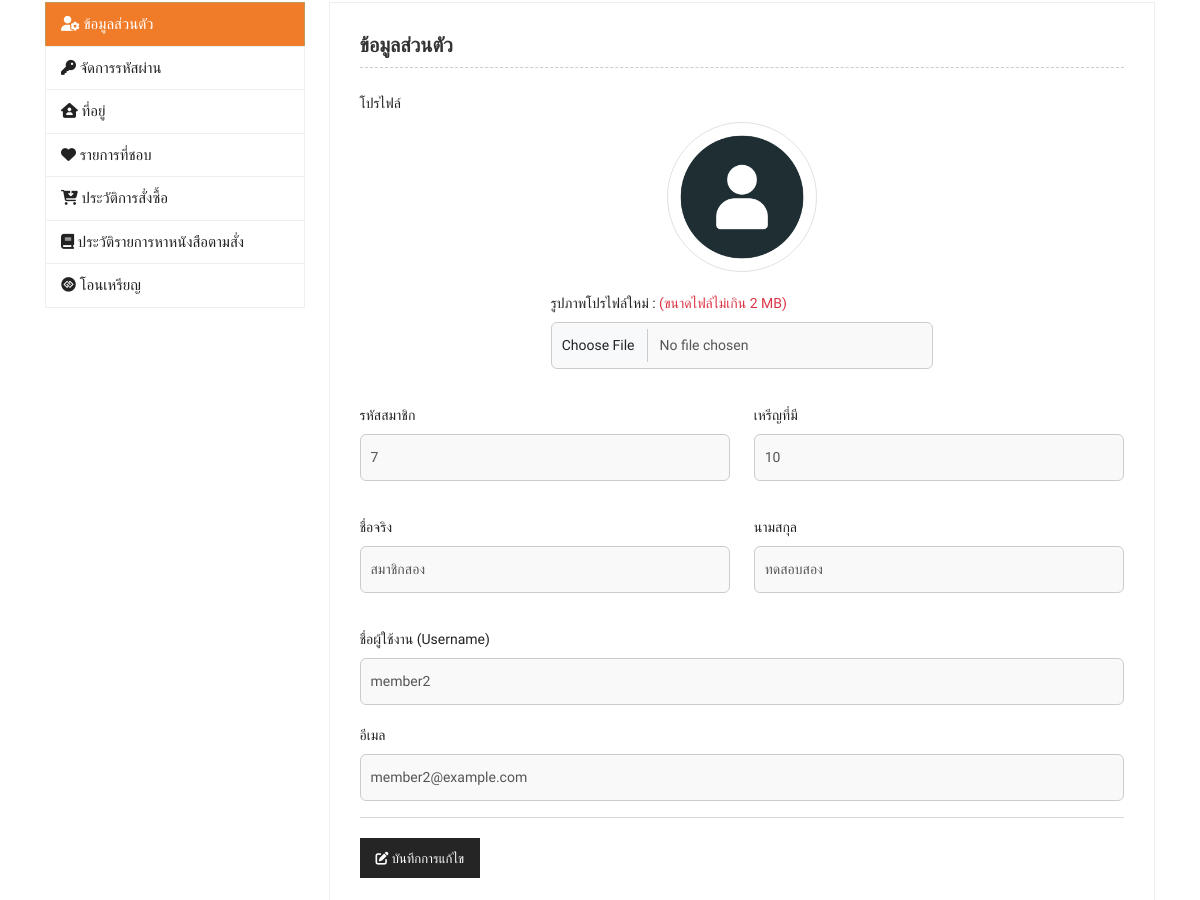
Before: /account_show.php (signed in, middle part) with the older database file.
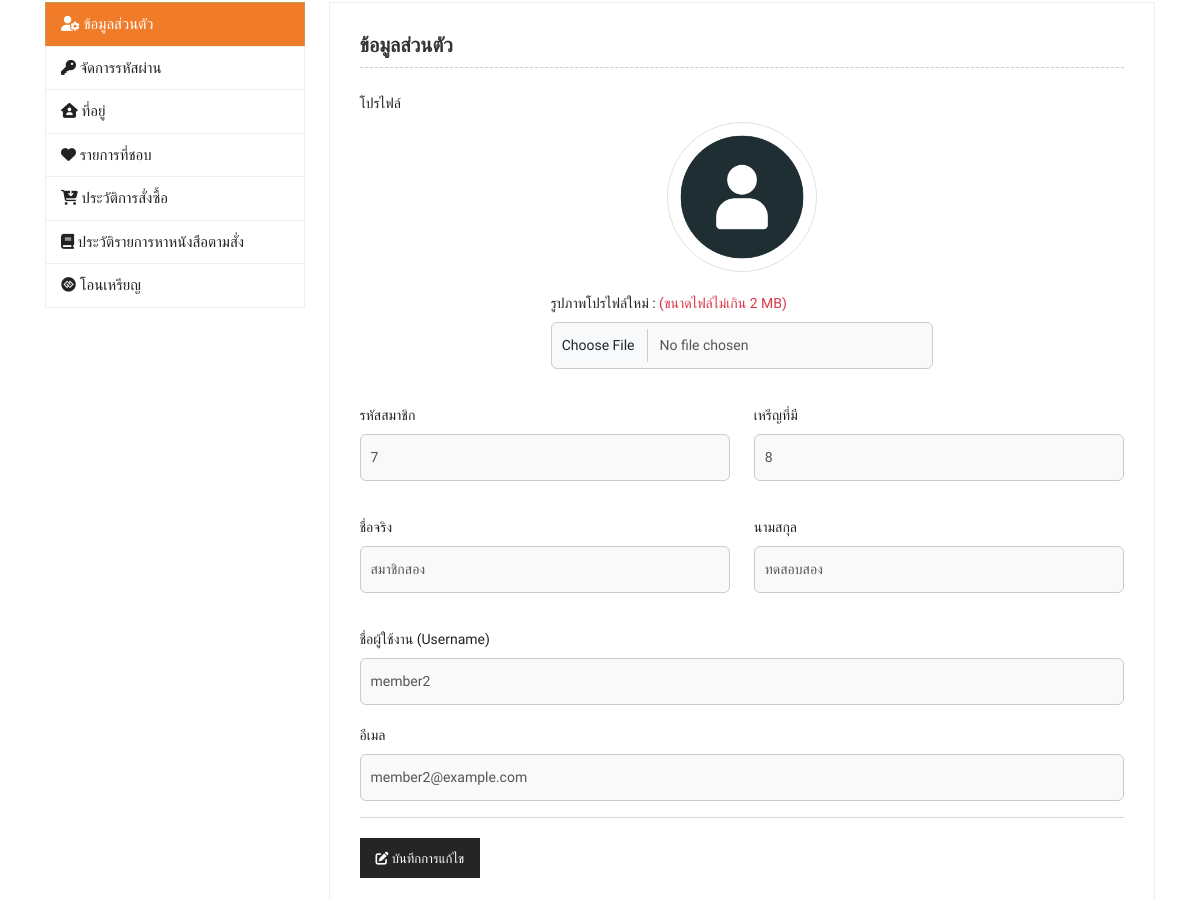
After: the same page with the newer database file.
### tables this page shows
CREATE TABLE `bs_members` (
  `mem_id` int(11) NOT NULL COMMENT 'รหัสสมาชิก',
  `mem_fname` varchar(50) NOT NULL COMMENT 'ชื่อสมาชิก',
  `mem_lname` varchar(50) NOT NULL COMMENT 'นามสกุลสมาชิก',
  `mem_coin` int(11) NOT NULL DEFAULT 0 COMMENT 'เหรียญที่มี',
  `mem_username` varchar(50) NOT NULL COMMENT 'ชื่อผู้ใช้สมาชิก',
  `mem_password` varchar(255) NOT NULL COMMENT 'รหัสผ่านสมาชิก',
  `mem_email` varchar(100) NOT NULL COMMENT 'อีเมลสมาชิก',
  `mem_status` tinyint(1) NOT NULL DEFAULT 1 COMMENT 'สถานะ 1 = ใช้งานได้, 0 = ระงับ',
  `mem_profile` varchar(100) NOT NULL COMMENT 'โปรไฟล์สมาชิก',
  `mem_time_create` timestamp NOT NULL DEFAULT current_timestamp() COMMENT 'วัน เวลาสร้าง',
  `mem_time_update` timestamp NOT NULL DEFAULT current_timestamp() ON UPDATE current_timestamp() COMMENT 'วัน เวลาอัปเดท'
);

### db/controller/BaseController.php (called while the page is built, shortened)
<?php
class BaseController
{
    public function __construct($conn)
    {
        $this->db = $conn;
    }
}

### db/controller/MemberController.php (called while the page is built, shortened)
<?php
class MemberController extends BaseController
{
    function getDetailAccountMember($memId)
    {
        try {
            $sql = "SELECT mem_id, mem_profile, mem_fname, mem_lname, mem_coin, mem_username, mem_email
                    FROM bs_members
                    WHERE mem_id = :mem_id";
            $stmt = $this->db->prepare($sql);
            $stmt->bindParam(':mem_id', $memId, PDO::PARAM_INT);
            $stmt->execute();
            $result = $stmt->fetch(PDO::FETCH_ASSOC);
            return $result;
        } catch (PDOException $e) {
            echo "<hr>Error in getDetailAccountMember : " . $e->getMessage();
            return false;
        }
    }
}
?>

### account_show.php (the view, shortened to what the changed rows need)
<?php
require_once("db/connectdb.php");
require_once("db/controller/MemberController.php");
$MemberController = new MemberController($conn);
if (empty($_SESSION['mem_id'])) {
    $_SESSION['error'] = "กรุณาเข้าสู่ระบบ";
    header("Location: login_form");
    exit;
} else {
    $memId = $_SESSION['mem_id'];
    $memProfile = $MemberController->getDetailAccountMember($memId);
}
?>
<!doctype html>
<html class="no-js" lang="en">
<head>
    <?php require_once("layouts/head.php"); ?>
</head>
<body class="cart">
    <div class="my-account-wrapper mb-70">
        <div class="container">
            <div class="section-bg-color">
                <div class="row">
                    <div class="col-lg-12">
                        <div class="myaccount-page-wrapper">
                            <div class="row">
                                <div class="col-lg-9 col-md-8">
                                    <div class="tab-content" id="myaccountContent">
                                        <div class="tab-pane fade show active" id="dashboad" role="tabpanel">
                                            <div class="myaccount-content">
                                                <div class="account-details-form">
                                                    <form id="formUpdateProfile" action="process/account_profile_edit.php" Method="post" enctype="multipart/form-data">
                                                        <div class="row">
                                                            <div class="col-lg-12 text-start">
                                                                <div class="single-input-item mb-3">
                                                                    <div class="d-flex justify-content-center">
                                                                        <div class="col-lg-6">
                                                                            <div class="text-center">
                                                                                <img class="rounded-circle mx-auto d-block img-fluid border" id="profile" src="uploads/img_member/<?php echo $memProfile['mem_profile']; ?>" style="height:150px; width:150px; object-fit:cover" alt="โปรเฟล์">
                                                                            </div>
                                                                            <br>
                                                                        </div>
                                                                    </div>
                                                                </div>
                                                            </div>
                                                            <div class="col-lg-6">
                                                                <div class="single-input-item mb-3">
                                                                    <label for="mem_id" class="form-label">รหัสสมาชิก</label>
                                                                    <input type="text" class="form-control" name="mem_id" value="<?php echo $memProfile['mem_id'] ?>" readonly>
                                                                </div>
                                                            </div>
                                                            <div class="col-lg-6">
                                                                <div class="single-input-item mb-3">
                                                                    <label for="coin" class="form-label">เหรีญที่มี</label>
                                                                    <input type="number" class="form-control" name="coin" placeholder="เหรีญที่มี" value="<?php echo $memProfile['mem_coin']; ?>" readonly>
                                                                </div>
                                                            </div>
                                                            <div class="col-lg-6">
                                                                <div class="single-input-item mb-3">
                                                                    <label for="fname" class="form-label">ชื่อจริง</label>
                                                                    <input type="text" class="form-control" name="fname" placeholder="กรุณาระบุ ชื่อจริง" value="<?php echo $memProfile['mem_fname']; ?>"  maxlength="50">
                                                                </div>
                                                            </div>
                                                            <div class="col-lg-6">
                                                                <div class="single-input-item mb-3">
                                                                    <label for="lname" class="form-label">นามสกุล</label>
                                                                    <input type="text" class="form-control" name="lname" placeholder="กรุณาระบุ นามสกุล" value="<?php echo $memProfile['mem_lname']; ?>"  maxlength="50">
                                                                </div>
                                                            </div>
                                                        </div>
                                                        <div class="single-input-item mb-3">
                                                            <label for="username" class="form-label">ชื่อผู้ใช้งาน (Username)</label>
                                                            <input type="text" class="form-control" name="username" placeholder="กรุณาระบุ ชื่อผู้ใช้งาน (Username)" value="<?php echo $memProfile['mem_username'] ?>" maxlength="50">
                                                        </div>
                                                        <div class="single-input-item mb-3">
                                                            <label for="email" class="form-label">อีเมล</label>
                                                            <input type="email" class="form-control" name="email" placeholder="กรุณาระบุ อีเมล" value="<?php echo $memProfile['mem_email']; ?>"  maxlength="100">
                                                        </div>
                                                    </form>
                                                </div>
                                            </div>
                                        </div>
                                    </div>
                                </div>
                            </div>
                        </div>
                    </div>
                </div>
            </div>
        </div>
    </div>
</body>
</html>

Changed rows visible on the page:
changed bs_members "สมาชิกสอง": coin "10" → "8"
